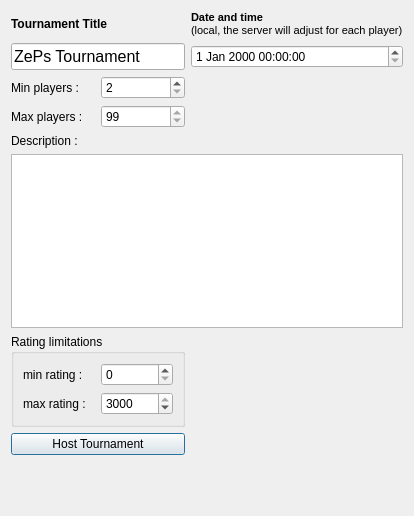
<?xml version="1.0" encoding="UTF-8"?>
<ui version="4.0">
 <class>HostGameDialog</class>
 <widget class="QDialog" name="HostGameDialog">
  <property name="geometry">
   <rect>
    <x>0</x>
    <y>0</y>
    <width>414</width>
    <height>516</height>
   </rect>
  </property>
  <property name="windowTitle">
   <string>Dialog</string>
  </property>
  <layout class="QGridLayout" name="gridLayout_3">
   <item row="0" column="0">
    <widget class="QLabel" name="label">
     <property name="font">
      <font>
       <weight>75</weight>
       <bold>true</bold>
      </font>
     </property>
     <property name="text">
      <string>Tournament Title</string>
     </property>
    </widget>
   </item>
   <item row="0" column="1">
    <widget class="QLabel" name="label_3">
     <property name="font">
      <font>
       <weight>75</weight>
       <bold>true</bold>
      </font>
     </property>
     <property name="text">
      <string>&lt;!DOCTYPE HTML PUBLIC &quot;-//W3C//DTD HTML 4.0//EN&quot; &quot;http://www.w3.org/TR/REC-html40/strict.dtd&quot;&gt;
&lt;html&gt;&lt;head&gt;&lt;meta name=&quot;qrichtext&quot; content=&quot;1&quot; /&gt;&lt;style type=&quot;text/css&quot;&gt;
p, li { white-space: pre-wrap; }
&lt;/style&gt;&lt;/head&gt;&lt;body style=&quot; font-family:'MS Shell Dlg 2'; font-size:8.25pt; font-weight:600; font-style:normal;&quot;&gt;
&lt;p style=&quot; margin-top:0px; margin-bottom:0px; margin-left:0px; margin-right:0px; -qt-block-indent:0; text-indent:0px;&quot;&gt;&lt;span style=&quot; font-size:8pt;&quot;&gt;Date and time &lt;/span&gt;&lt;/p&gt;
&lt;p style=&quot; margin-top:0px; margin-bottom:0px; margin-left:0px; margin-right:0px; -qt-block-indent:0; text-indent:0px;&quot;&gt;&lt;span style=&quot; font-size:8pt; font-weight:400;&quot;&gt;(local, the server will adjust for each player)&lt;/span&gt;&lt;/p&gt;&lt;/body&gt;&lt;/html&gt;</string>
     </property>
    </widget>
   </item>
   <item row="1" column="0">
    <widget class="QLineEdit" name="titleEdit">
     <property name="font">
      <font>
       <pointsize>12</pointsize>
      </font>
     </property>
     <property name="text">
      <string>ZePs Tournament</string>
     </property>
     <property name="maxLength">
      <number>25</number>
     </property>
    </widget>
   </item>
   <item row="1" column="1">
    <widget class="QDateTimeEdit" name="dateTimeEdit"/>
   </item>
   <item row="2" column="0">
    <layout class="QHBoxLayout" name="horizontalLayout">
     <item>
      <widget class="QLabel" name="label_2">
       <property name="text">
        <string>Min players :</string>
       </property>
      </widget>
     </item>
     <item>
      <widget class="QSpinBox" name="minPlayers">
       <property name="suffix">
        <string/>
       </property>
       <property name="minimum">
        <number>2</number>
       </property>
      </widget>
     </item>
    </layout>
   </item>
   <item row="2" column="1">
    <spacer name="horizontalSpacer">
     <property name="orientation">
      <enum>Qt::Horizontal</enum>
     </property>
     <property name="sizeHint" stdset="0">
      <size>
       <width>181</width>
       <height>20</height>
      </size>
     </property>
    </spacer>
   </item>
   <item row="3" column="0">
    <layout class="QHBoxLayout" name="horizontalLayout_2">
     <item>
      <widget class="QLabel" name="label_4">
       <property name="text">
        <string>Max players :</string>
       </property>
      </widget>
     </item>
     <item>
      <widget class="QSpinBox" name="maxPlayers">
       <property name="suffix">
        <string/>
       </property>
       <property name="minimum">
        <number>99</number>
       </property>
      </widget>
     </item>
    </layout>
   </item>
   <item row="4" column="0" colspan="2">
    <layout class="QGridLayout" name="gridLayout_2">
     <item row="0" column="0">
      <widget class="QLabel" name="label_7">
       <property name="text">
        <string>Description :</string>
       </property>
      </widget>
     </item>
     <item row="1" column="0">
      <widget class="QTextBrowser" name="descriptionText">
       <property name="readOnly">
        <bool>false</bool>
       </property>
      </widget>
     </item>
    </layout>
   </item>
   <item row="5" column="0">
    <widget class="QGroupBox" name="groupBox">
     <property name="title">
      <string>Rating limitations</string>
     </property>
     <layout class="QGridLayout" name="gridLayout">
      <item row="0" column="0">
       <layout class="QHBoxLayout" name="horizontalLayout_3">
        <item>
         <widget class="QLabel" name="label_5">
          <property name="text">
           <string>min rating :</string>
          </property>
         </widget>
        </item>
        <item>
         <widget class="QSpinBox" name="minRating">
          <property name="suffix">
           <string/>
          </property>
          <property name="minimum">
           <number>0</number>
          </property>
          <property name="maximum">
           <number>3000</number>
          </property>
          <property name="singleStep">
           <number>100</number>
          </property>
          <property name="value">
           <number>0</number>
          </property>
         </widget>
        </item>
       </layout>
      </item>
      <item row="1" column="0">
       <layout class="QHBoxLayout" name="horizontalLayout_4">
        <item>
         <widget class="QLabel" name="label_6">
          <property name="text">
           <string>max rating :</string>
          </property>
         </widget>
        </item>
        <item>
         <widget class="QSpinBox" name="maxRating">
          <property name="suffix">
           <string/>
          </property>
          <property name="minimum">
           <number>0</number>
          </property>
          <property name="maximum">
           <number>3000</number>
          </property>
          <property name="singleStep">
           <number>100</number>
          </property>
          <property name="value">
           <number>3000</number>
          </property>
         </widget>
        </item>
       </layout>
      </item>
     </layout>
    </widget>
   </item>
   <item row="6" column="0">
    <widget class="QPushButton" name="hostButton">
     <property name="text">
      <string>Host Tournament</string>
     </property>
    </widget>
   </item>
   <item row="7" column="0">
    <spacer name="verticalSpacer">
     <property name="orientation">
      <enum>Qt::Vertical</enum>
     </property>
     <property name="sizeHint" stdset="0">
      <size>
       <width>20</width>
       <height>67</height>
      </size>
     </property>
    </spacer>
   </item>
  </layout>
 </widget>
 <resources/>
 <connections/>
</ui>
